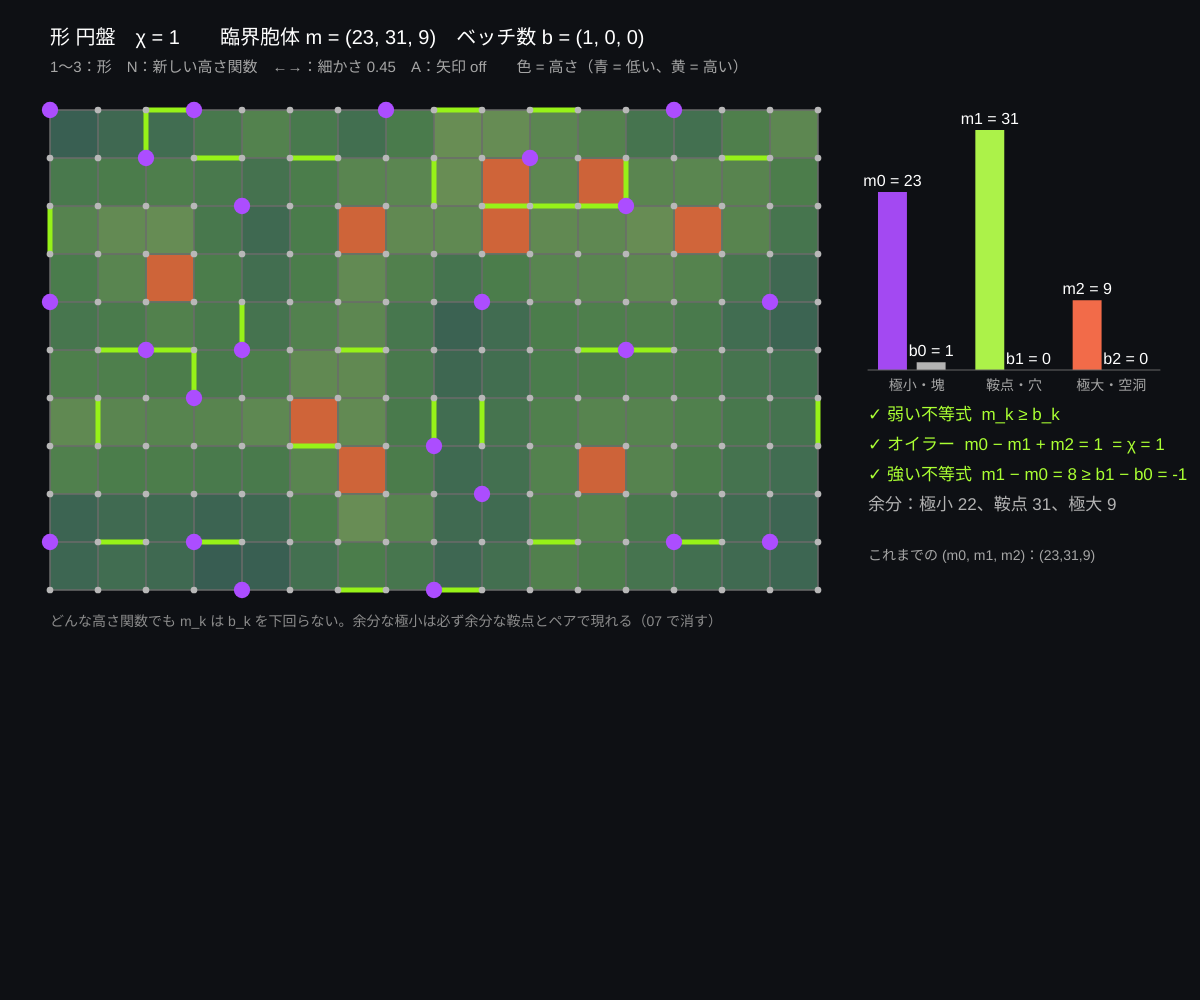
Frame 1 (no input)
Frame 60 (no input): identical to frame 1, image omitted
Frame 120 (the mouse pressed at the canvas centre since frame 60): identical to frame 1, image omitted

The p5.js sketch that drew this single still picture (run headless with seeded random() and noise() and a simulated clock; from frame 60 on, the mouse is pressed at the canvas centre):

// p5.js sketch
// ── sketch.js
// ============================================
// 06 モース不等式 ─ 臨界胞体の数はベッチ数より少なくできない
// 高さ関数（ノイズ）から勾配場を作り、臨界胞体の数 m_k とベッチ数 b_k をバーグラフでくらべる
//   弱いモース不等式  m_k ≥ b_k　　　オイラーの関係  m0 − m1 + m2 = b0 − b1 + b2 = χ
//   強いモース不等式  m1 − m0 ≥ b1 − b0　（m0 が多ければ m1 もそのぶん多い：極小と鞍点はペアで余る）
// 1〜3 = 円盤・円環・穴 2 つ / N = 新しい高さ関数 / ←→ = ノイズの細かさ / A = 矢印の表示
// ============================================

let nx = 16, ny = 10, cs = 48;    // ★ 格子の大きさ
let cx, pair = [], h = [], hist = [];
let ox = 50, oy = 110, shapeNo = 1, freq = 0.45, showArrows = false;

function setup() {
  createCanvas(windowWidth, windowHeight);
  colorMode(HSB, 360, 100, 100, 100);
  buildComplex();
}

// ★ 複体の形
function buildComplex() {
  let holes = shapeNo === 1 ? [] : shapeNo === 2 ? [[6, 3, 4, 4]] : [[3, 3, 3, 4], [10, 3, 3, 4]];
  cx = makeGridComplex(nx, ny, 'none', (i, j) => !holes.some(([x, y, w, hh]) => i >= x && i < x + w && j >= y && j < y + hh));
  hist = [];
  newHeight();
}
// ★ 高さ関数 → 勾配場
function newHeight() {
  noiseSeed(Math.floor(random(10000)));
  h = [];
  for (let i = 0; i <= nx; i++) for (let j = 0; j <= ny; j++) if (cx.vid[i][j] >= 0) h[cx.vid[i][j]] = noise(i * freq, j * freq) + 0.0001 * (i * 3 + j);
  pair = gradientFromHeight(cx, h);
  let m = countCritical(cx, pair);
  hist.push(m); if (hist.length > 12) hist.shift();
}

function drawBars(x, y, w, hh, m, b) {
  let top = Math.max(4, ...m, ...b);
  let bw = w / 3;
  for (let k = 0; k < 3; k++) {
    let bx = x + k * bw, hm = m[k] / top * hh, hb = b[k] / top * hh;
    noStroke();
    fill([272, 85, 12][k], 70, 95); rect(bx + 10, y + hh - hm, bw * 0.4 - 10, hm);
    fill(0, 0, 70); rect(bx + bw * 0.5, y + hh - hb, bw * 0.4 - 10, hb);
    fill(0, 0, 100); textSize(16); textAlign(CENTER, BASELINE);
    text('m' + k + ' = ' + m[k], bx + 10 + (bw * 0.4 - 10) / 2, y + hh - hm - 6);
    text('b' + k + ' = ' + b[k], bx + bw * 0.5 + (bw * 0.4 - 10) / 2, y + hh - hb - 6);
    fill(0, 0, 65); textSize(14);
    text(['極小・塊', '鞍点・穴', '極大・空洞'][k], bx + bw / 2, y + hh + 20);
  }
  stroke(0, 0, 40); strokeWeight(1); line(x, y + hh, x + w, y + hh);
  textAlign(LEFT, BASELINE);
}

function draw() {
  background(225, 30, 8);
  // 高さを面の色に
  noStroke();
  for (let i = 0; i < nx; i++) for (let j = 0; j < ny; j++) {
    let f = cx.fid[i][j]; if (f < 0) continue;
    let v = cx.cells[f].verts.reduce((s, q) => s + h[q], 0) / cx.cells[f].verts.length;
    fill(200 - v * 150, 40, 25 + v * 45); rect(ox + i * cs, oy + j * cs, cs, cs);
  }
  drawGridComplexOverlay();
  let m = countCritical(cx, pair), b = bettiNumbers(cx);
  let gx = ox + nx * cs + 50, gw = width - gx - 40;
  drawBars(gx, oy + 20, gw, 240, m, [b.b0, b.b1, b.b2]);
  // 不等式の判定
  let lines = [
    ['弱い不等式  m_k ≥ b_k', m[0] >= b.b0 && m[1] >= b.b1 && m[2] >= b.b2],
    ['オイラー  m0 − m1 + m2 = ' + (m[0] - m[1] + m[2]) + '  = χ = ' + b.chi, m[0] - m[1] + m[2] === b.chi],
    ['強い不等式  m1 − m0 = ' + (m[1] - m[0]) + ' ≥ b1 − b0 = ' + (b.b1 - b.b0), m[1] - m[0] >= b.b1 - b.b0],
    ['余分：極小 ' + (m[0] - b.b0) + '、鞍点 ' + (m[1] - b.b1) + '、極大 ' + (m[2] - b.b2), null],
  ];
  textSize(17);
  for (let k = 0; k < lines.length; k++) { let [t, ok] = lines[k]; fill(ok === null ? 0 : ok ? 85 : 0, ok === null ? 0 : 80, ok === null ? 70 : 100); noStroke(); text((ok === null ? '' : ok ? '✓ ' : '✗ ') + t, gx, oy + 310 + k * 30); }
  // 履歴
  fill(0, 0, 65); textSize(14);
  text('これまでの (m0, m1, m2)：' + hist.map((q) => '(' + q.join(',') + ')').join(' '), gx, oy + 450);
  fill(0, 0, 100); textSize(20);
  text('形 ' + ['円盤', '円環', '穴 2 つ'][shapeNo - 1] + '　χ = ' + b.chi + '　　臨界胞体 m = (' + m.join(', ') + ')　ベッチ数 b = (' + b.b0 + ', ' + b.b1 + ', ' + b.b2 + ')', ox, 44);
  fill(0, 0, 65); textSize(15);
  text('1〜3：形　N：新しい高さ関数　←→：細かさ ' + nf(freq, 1, 2) + '　A：矢印 ' + (showArrows ? 'ON' : 'off') + '　　色 = 高さ（青 = 低い、黄 = 高い）', ox, 72);
  fill(0, 0, 55); textSize(14);
  text('どんな高さ関数でも m_k は b_k を下回らない。余分な極小は必ず余分な鞍点とペアで現れる（07 で消す）', ox, oy + ny * cs + 36);
}
function drawGridComplexOverlay() { drawGridComplex(cx, pair, ox, oy, cs, showArrows, null, true); }

function keyPressed() {
  if (key === 'n' || key === 'N') newHeight();
  if (key === 'a' || key === 'A') showArrows = !showArrows;
  if (key === RIGHT_ARROW) { freq = Math.min(1.2, freq + 0.1); newHeight(); }
  if (key === LEFT_ARROW) { freq = Math.max(0.15, freq - 0.1); newHeight(); }
  if (key === '1' || key === '2' || key === '3') { shapeNo = Number(key); buildComplex(); }
}

// ---------- やってみよう ----------
// 1. N を 10 回押して、m0 − m1 + m2 がいつも χ になることを確かめよう（履歴を見る）
// 2. ← で高さ関数をなめらかにすると m が b に近づく。m = b（完全モース関数）になるか？
// 3. 円環（2）で m1 = 1 になるとき、その鞍点（ライムの辺）は穴のどこにある？
// 4. 穴 2 つ（3）で「強い不等式」が等号になるのはどんなとき？


// ==================================================
// ここから下は「離散モース理論の道具」
//   格子の胞体複体をつくる・ベッチ数を数える・高さ関数から勾配場をつくる・臨界胞体を数える・描く
// ==================================================

// 格子（nx × ny マス）の胞体複体。ident は辺の同一視：'none' | 'torus' | 'sphere' | 'klein'
//   mask(i, j) が false のマス（面）は入れない（穴のある複体をつくる）
//   返り値 cx：cells = [{ dim, verts, faces, cofaces }]（頂点 → 辺 → 面の順に番号）
//             vid[i][j]・eh[i][j]（横の辺）・ev[i][j]（縦の辺）・fid[i][j] = 格子の位置 → 胞体番号（なければ -1）


// ==================================================
// ここから下は「離散モース理論の道具」
//   格子の胞体複体をつくる・高さ関数から勾配場をつくる・V-パスをたどる・ベッチ数を数える・描く
// ==================================================

// 格子（nx × ny マス）の胞体複体。ident は辺の同一視：'none' | 'torus' | 'sphere' | 'klein'
//   mask(i, j) が false のマス（面）は入れない（穴のある複体をつくる）
//   返り値 cx：cells = [{ dim, verts, faces, cofaces }]（頂点 → 辺 → 面の順に番号）
//             vid[i][j]・eh[i][j]（横の辺）・ev[i][j]（縦の辺）・fid[i][j] = 格子の位置 → 胞体番号（なければ -1）
function makeGridComplex(nx, ny, ident, mask) {
  ident = ident || 'none';
  let canon = (i, j) => {
    if (ident === 'torus') { i = i % nx; j = j % ny; }
    else if (ident === 'klein') { if (i === nx) { i = 0; j = ny - j; } if (j === ny) j = 0; }
    else if (ident === 'sphere') { if (j === 0) { j = i; i = 0; } else if (i === nx) { i = j; j = ny; } }
    return i + ',' + j;
  };
  let cells = [], keyId = {};
  let getCell = (k, dim, verts) => { if (keyId[k] === undefined) { keyId[k] = cells.length; cells.push({ dim, verts, faces: [], cofaces: [] }); } return keyId[k]; };
  let vid = [], eh = [], ev = [], fid = [];
  for (let i = 0; i <= nx; i++) { vid[i] = []; eh[i] = []; ev[i] = []; fid[i] = []; for (let j = 0; j <= ny; j++) { vid[i][j] = -1; eh[i][j] = -1; ev[i][j] = -1; fid[i][j] = -1; } }
  let keep = (i, j) => i >= 0 && j >= 0 && i < nx && j < ny && (!mask || mask(i, j));
  for (let i = 0; i <= nx; i++) for (let j = 0; j <= ny; j++)
    if (keep(i, j) || keep(i - 1, j) || keep(i, j - 1) || keep(i - 1, j - 1)) { let v = getCell('v' + canon(i, j), 0, []); cells[v].verts = [v]; vid[i][j] = v; }
  // 辺は「格子のどの位置の辺か」で同一視する（同じ 2 頂点をもつ別の辺もあるので頂点の組では区別しない）
  let canonE = (i, j, dir) => {
    if (ident === 'torus') { i = i % nx; j = j % ny; }
    else if (ident === 'klein') { if (dir === 'h' && j === ny) j = 0; if (dir === 'v' && i === nx) { i = 0; j = ny - j - 1; } }
    else if (ident === 'sphere') { if (dir === 'h' && j === 0) { dir = 'v'; j = i; i = 0; } else if (dir === 'v' && i === nx) { dir = 'h'; i = j; j = ny; } }
    return 'e' + dir + i + ',' + j;
  };
  let addEdge = (k, a, b) => (a < 0 || b < 0 || a === b) ? -1 : getCell(k, 1, [Math.min(a, b), Math.max(a, b)]);
  for (let i = 0; i <= nx; i++) for (let j = 0; j <= ny; j++) {
    if (i < nx && (keep(i, j) || keep(i, j - 1))) eh[i][j] = addEdge(canonE(i, j, 'h'), vid[i][j], vid[i + 1][j]);
    if (j < ny && (keep(i, j) || keep(i - 1, j))) ev[i][j] = addEdge(canonE(i, j, 'v'), vid[i][j], vid[i][j + 1]);
  }
  for (let i = 0; i < nx; i++) for (let j = 0; j < ny; j++) {
    if (!keep(i, j)) continue;
    let vs = [...new Set([vid[i][j], vid[i + 1][j], vid[i][j + 1], vid[i + 1][j + 1]])].sort((a, b) => a - b);
    let f = getCell('f' + i + ',' + j, 2, vs);
    fid[i][j] = f;
    for (let e of [eh[i][j], eh[i][j + 1], ev[i][j], ev[i + 1][j]]) if (e >= 0) { cells[e].ncof = (cells[e].ncof || 0) + 1; if (!cells[f].faces.includes(e)) cells[f].faces.push(e); }
  }
  for (let c = 0; c < cells.length; c++) {
    if (cells[c].dim === 1) cells[c].faces = cells[c].verts.slice();
    for (let f of cells[c].faces) if (!cells[f].cofaces.includes(c)) cells[f].cofaces.push(c);
  }
  return { cells, nx, ny, vid, eh, ev, fid, ident };
}

// ベッチ数：b0 = つながった塊の数（Union-Find）、b2 = 閉じた曲面の数、b1 = b0 + b2 − χ（Z2 係数）
function bettiNumbers(cx) {
  let cells = cx.cells, V = 0, E = 0, F = 0;
  let parent = cells.map((c, i) => i);
  let find = (a) => { while (parent[a] !== a) { parent[a] = parent[parent[a]]; a = parent[a]; } return a; };
  let union = (a, b) => { a = find(a); b = find(b); if (a !== b) parent[a] = b; };
  for (let i = 0; i < cells.length; i++) {
    let c = cells[i];
    if (c.dim === 0) V++;
    else if (c.dim === 1) { E++; union(c.verts[0], c.verts[1]); }
    else { F++; for (let e of c.faces) if (cells[e].cofaces.length === 2) union(cells[e].cofaces[0], cells[e].cofaces[1]); }   // 辺を共有する面をつなぐ
  }
  let b0 = 0, closed = {};
  for (let i = 0; i < cells.length; i++) {
    if (cells[i].dim === 0 && find(i) === i) b0++;
    if (cells[i].dim === 2) { let r = find(i); if (closed[r] === undefined) closed[r] = true; for (let e of cells[i].faces) if ((cells[e].ncof || 0) !== 2) closed[r] = false; }   // ncof = 面に接する回数（折り返しは 2 回）
  }
  let b2 = Object.values(closed).filter((x) => x).length;
  let chi = V - E + F;
  return { b0, b1: b0 + b2 - chi, b2, chi, V, E, F };
}

// 高さ関数 h[頂点] から離散勾配場（ペアリング）をつくる（lower star 法：Robins ら 2011）
//   返り値 pair[胞体] = 矢印の相手の胞体番号、臨界なら -1
function gradientFromHeight(cx, h) {
  let cells = cx.cells, n = cells.length;
  let pair = new Array(n).fill(-1), done = new Array(n).fill(false);
  // 胞体の「値」= 頂点の高さを大きい順に並べた列（同じ高さは頂点番号で区別）
  let gval = cells.map((c) => c.verts.map((v) => [h[v], v]).sort((a, b) => b[0] - a[0] || b[1] - a[1]));
  let cmp = (a, b) => { let x = gval[a], y = gval[b]; for (let k = 0; k < Math.min(x.length, y.length); k++) { if (x[k][0] !== y[k][0]) return x[k][0] - y[k][0]; if (x[k][1] !== y[k][1]) return x[k][1] - y[k][1]; } return x.length - y.length; };
  for (let x = 0; x < n; x++) {
    if (cells[x].dim !== 0) continue;
    let inL = {}, L = [];                                   // x の lower star：x がいちばん高い頂点である胞体
    for (let e of cells[x].cofaces) if (gval[e][0][1] === x) { L.push(e); inL[e] = true; for (let f of cells[e].cofaces) if (gval[f][0][1] === x && !inL[f]) { L.push(f); inL[f] = true; } }
    done[x] = true;
    if (!L.length) continue;                                // 臨界な頂点（極小）
    let unpaired = (a) => cells[a].faces.filter((b) => inL[b] && !done[b]);
    let edges = L.filter((c) => cells[c].dim === 1).sort(cmp);
    let delta = edges[0];
    pair[x] = delta; pair[delta] = x; done[delta] = true;   // いちばん低い辺と x をペアに
    let pq0 = edges.slice(1), pq1 = [];
    let addCof = (a) => { for (let b of cells[a].cofaces) if (inL[b] && !done[b] && unpaired(b).length === 1 && !pq1.includes(b)) pq1.push(b); };
    addCof(delta);
    while (pq0.length || pq1.length) {
      while (pq1.length) {
        pq1.sort(cmp);
        let a = pq1.shift(), u = unpaired(a);
        if (u.length === 0) pq0.push(a);
        else { let b = u[0]; pair[a] = b; pair[b] = a; done[a] = done[b] = true; pq0 = pq0.filter((c) => c !== b); addCof(a); addCof(b); }
      }
      if (pq0.length) { pq0.sort(cmp); let g = pq0.shift(); done[g] = true; addCof(g); }   // g は臨界
    }
  }
  return pair;
}

// 臨界胞体の数 [m0, m1, m2]
function countCritical(cx, pair) {
  let m = [0, 0, 0];
  for (let i = 0; i < cx.cells.length; i++) if (pair[i] < 0) m[cx.cells[i].dim]++;
  return m;
}

// 格子複体を描く（左上 ox, oy・1 マス cs）。臨界：頂点 = 紫、辺 = ライム、面 = コーラル。showArrows で矢印も描く
//   g を渡すとその createGraphics に描く（省略ならキャンバス）。onlyCritFaces なら臨界でない面は塗らない
function drawGridComplex(cx, pair, ox, oy, cs, showArrows, g, onlyCritFaces) {
  g = g || window;
  let { cells, nx, ny, vid, eh, ev, fid } = cx;
  g.noStroke();
  for (let i = 0; i < nx; i++) for (let j = 0; j < ny; j++) {
    let f = fid[i][j]; if (f < 0) continue;
    if (pair[f] < 0) g.fill(12, 80, 95, 75); else if (onlyCritFaces) continue; else g.fill(225, 25, 22);
    g.rect(ox + i * cs + 1, oy + j * cs + 1, cs - 2, cs - 2);
  }
  for (let i = 0; i <= nx; i++) for (let j = 0; j <= ny; j++) {
    let e = eh[i][j];
    if (e >= 0) { if (pair[e] < 0) { g.stroke(85, 90, 95); g.strokeWeight(5); } else { g.stroke(0, 0, 42); g.strokeWeight(1.5); } g.line(ox + i * cs, oy + j * cs, ox + (i + 1) * cs, oy + j * cs); }
    e = ev[i][j];
    if (e >= 0) { if (pair[e] < 0) { g.stroke(85, 90, 95); g.strokeWeight(5); } else { g.stroke(0, 0, 42); g.strokeWeight(1.5); } g.line(ox + i * cs, oy + j * cs, ox + i * cs, oy + (j + 1) * cs); }
  }
  g.noStroke();
  for (let i = 0; i <= nx; i++) for (let j = 0; j <= ny; j++) {
    let v = vid[i][j]; if (v < 0) continue;
    if (pair[v] < 0) { g.fill(272, 70, 100); g.circle(ox + i * cs, oy + j * cs, cs * 0.34); } else { g.fill(0, 0, 72); g.circle(ox + i * cs, oy + j * cs, Math.max(3, cs * 0.14)); }
  }
  if (!showArrows) return;
  let half = cs / 2;
  for (let i = 0; i <= nx; i++) for (let j = 0; j <= ny; j++) {
    let x = ox + i * cs, y = oy + j * cs, v = vid[i][j];
    if (v >= 0 && pair[v] >= 0) {                                        // 頂点 → 辺
      let p = pair[v];
      if (i < nx && eh[i][j] === p) drawArrow(x, y, x + half, y, cs, g);
      if (i > 0 && eh[i - 1][j] === p) drawArrow(x, y, x - half, y, cs, g);
      if (j < ny && ev[i][j] === p) drawArrow(x, y, x, y + half, cs, g);
      if (j > 0 && ev[i][j - 1] === p) drawArrow(x, y, x, y - half, cs, g);
    }
    let e = eh[i][j];
    if (e >= 0 && pair[e] >= 0 && cells[pair[e]].dim === 2) {            // 横の辺 → 面
      if (j < ny && fid[i][j] === pair[e]) drawArrow(x + half, y, x + half, y + half, cs, g);
      if (j > 0 && fid[i][j - 1] === pair[e]) drawArrow(x + half, y, x + half, y - half, cs, g);
    }
    e = ev[i][j];
    if (e >= 0 && pair[e] >= 0 && cells[pair[e]].dim === 2) {            // 縦の辺 → 面
      if (i < nx && fid[i][j] === pair[e]) drawArrow(x, y + half, x + half, y + half, cs, g);
      if (i > 0 && fid[i - 1][j] === pair[e]) drawArrow(x, y + half, x - half, y + half, cs, g);
    }
  }
}

function drawArrow(x1, y1, x2, y2, cs, g) {
  g = g || window;
  let a = Math.atan2(y2 - y1, x2 - x1), hd = Math.min(8, cs * 0.22);
  g.stroke(48, 70, 100); g.strokeWeight(Math.max(1.5, cs * 0.06));
  g.line(x1, y1, x2, y2);
  g.noStroke(); g.fill(48, 70, 100);
  g.triangle(x2, y2, x2 - hd * Math.cos(a - 0.5), y2 - hd * Math.sin(a - 0.5), x2 - hd * Math.cos(a + 0.5), y2 - hd * Math.sin(a + 0.5));
}
